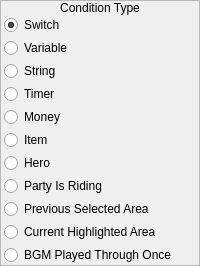
       <widget class="QFrame" name="frame">
        <property name="sizePolicy">
         <sizepolicy hsizetype="Fixed" vsizetype="Preferred">
          <horstretch>0</horstretch>
          <verstretch>0</verstretch>
         </sizepolicy>
        </property>
        <property name="frameShape">
         <enum>QFrame::StyledPanel</enum>
        </property>
        <property name="frameShadow">
         <enum>QFrame::Raised</enum>
        </property>
        <layout class="QVBoxLayout" name="verticalLayout">
         <property name="spacing">
          <number>0</number>
         </property>
         <property name="margin">
          <number>0</number>
         </property>
         <item>
          <widget class="QLabel" name="label">
           <property name="sizePolicy">
            <sizepolicy hsizetype="Preferred" vsizetype="Fixed">
             <horstretch>0</horstretch>
             <verstretch>0</verstretch>
            </sizepolicy>
           </property>
           <property name="text">
            <string>Condition Type</string>
           </property>
           <property name="alignment">
            <set>Qt::AlignCenter</set>
           </property>
          </widget>
         </item>
         <item>
          <widget class="QWidget" name="widget" native="true">
           <layout class="QVBoxLayout" name="verticalLayout_2">
            <property name="spacing">
             <number>3</number>
            </property>
            <property name="leftMargin">
             <number>3</number>
            </property>
            <property name="topMargin">
             <number>0</number>
            </property>
            <property name="rightMargin">
             <number>3</number>
            </property>
            <property name="bottomMargin">
             <number>0</number>
            </property>
            <item>
             <widget class="QRadioButton" name="rbSwitch">
              <property name="text">
               <string>Switch</string>
              </property>
              <property name="checked">
               <bool>true</bool>
              </property>
             </widget>
            </item>
            <item>
             <widget class="QRadioButton" name="rbVariable">
              <property name="text">
               <string>Variable</string>
              </property>
             </widget>
            </item>
            <item>
             <widget class="QRadioButton" name="rbString">
              <property name="text">
               <string>String</string>
              </property>
             </widget>
            </item>
            <item>
             <widget class="QRadioButton" name="rbTimer">
              <property name="text">
               <string>Timer</string>
              </property>
             </widget>
            </item>
            <item>
             <widget class="QRadioButton" name="rbMoney">
              <property name="text">
               <string>Money</string>
              </property>
             </widget>
            </item>
            <item>
             <widget class="QRadioButton" name="rbItem">
              <property name="text">
               <string>Item</string>
              </property>
             </widget>
            </item>
            <item>
             <widget class="QRadioButton" name="rbHero">
              <property name="text">
               <string>Hero</string>
              </property>
             </widget>
            </item>
            <item>
             <widget class="QRadioButton" name="rbPartyIsRiding">
              <property name="text">
               <string>Party Is Riding</string>
              </property>
             </widget>
            </item>
            <item>
             <widget class="QRadioButton" name="rbPreviousSelectedArea">
              <property name="text">
               <string>Previous Selected Area</string>
              </property>
             </widget>
            </item>
            <item>
             <widget class="QRadioButton" name="rbCurrentHighlightedArea">
              <property name="text">
               <string>Current Highlighted Area</string>
              </property>
             </widget>
            </item>
            <item>
             <widget class="QRadioButton" name="rbBGMPlayedThroughOnce">
              <property name="text">
               <string>BGM Played Through Once</string>
              </property>
             </widget>
            </item>
           </layout>
          </widget>
         </item>
        </layout>
       </widget>
